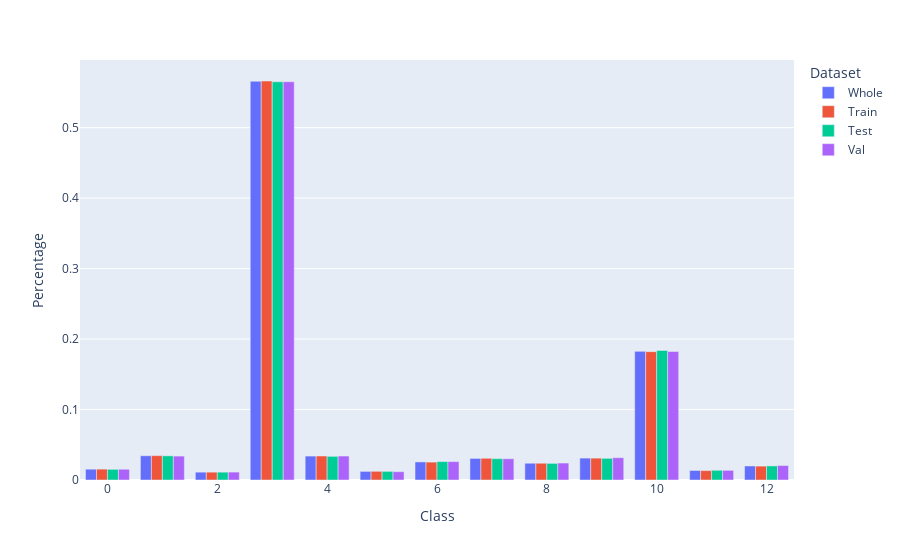

The notebook cell saved with this chart:
### Code cell
plot_split_stratification(dataset, train_subset, test_subset, val_subset)

### Figure 1 — Plotly figure (JSON) as saved in the notebook; plotly's stock layout.template omitted (floating-point values rounded to 4 significant figures)
{"data": [{"alignmentgroup": "True", "hovertemplate": "Dataset=Whole<br>Class=%{x}<br>Percentage=%{y}<extra></extra>", "legendgroup": "Whole", "marker": {"color": "#636efa", "pattern": {"shape": ""}}, "name": "Whole", "offsetgroup": "Whole", "orientation": "v", "showlegend": true, "textposition": "auto", "type": "bar", "x": [0, 1, 2, 3, 4, 5, 6, 7, 8, 9, 10, 11, 12], "xaxis": "x", "y": [0.01534, 0.03442, 0.01113, 0.5659, 0.03395, 0.01224, 0.02565, 0.03062, 0.0238, 0.03108, 0.1826, 0.01349, 0.01989], "yaxis": "y"}, {"alignmentgroup": "True", "hovertemplate": "Dataset=Train<br>Class=%{x}<br>Percentage=%{y}<extra></extra>", "legendgroup": "Train", "marker": {"color": "#EF553B", "pattern": {"shape": ""}}, "name": "Train", "offsetgroup": "Train", "orientation": "v", "showlegend": true, "textposition": "auto", "type": "bar", "x": [0, 1, 2, 3, 4, 5, 6, 7, 8, 9, 10, 11, 12], "xaxis": "x", "y": [0.01542, 0.03458, 0.01111, 0.5662, 0.03405, 0.01234, 0.02539, 0.03084, 0.02381, 0.03104, 0.1822, 0.01334, 0.01969], "yaxis": "y"}, {"alignmentgroup": "True", "hovertemplate": "Dataset=Test<br>Class=%{x}<br>Percentage=%{y}<extra></extra>", "legendgroup": "Test", "marker": {"color": "#00cc96", "pattern": {"shape": ""}}, "name": "Test", "offsetgroup": "Test", "orientation": "v", "showlegend": true, "textposition": "auto", "type": "bar", "x": [0, 1, 2, 3, 4, 5, 6, 7, 8, 9, 10, 11, 12], "xaxis": "x", "y": [0.01514, 0.0343, 0.01113, 0.5652, 0.03359, 0.01226, 0.02611, 0.03029, 0.02357, 0.03074, 0.1839, 0.01382, 0.01999], "yaxis": "y"}, {"alignmentgroup": "True", "hovertemplate": "Dataset=Val<br>Class=%{x}<br>Percentage=%{y}<extra></extra>", "legendgroup": "Val", "marker": {"color": "#ab63fa", "pattern": {"shape": ""}}, "name": "Val", "offsetgroup": "Val", "orientation": "v", "showlegend": true, "textposition": "auto", "type": "bar", "x": [0, 1, 2, 3, 4, 5, 6, 7, 8, 9, 10, 11, 12], "xaxis": "x", "y": [0.01524, 0.03391, 0.01122, 0.5652, 0.034, 0.01179, 0.02609, 0.03016, 0.02405, 0.03165, 0.1824, 0.01369, 0.02058], "yaxis": "y"}], "layout": {"barmode": "group", "legend": {"title": {"text": "Dataset"}, "tracegroupgap": 0}, "margin": {"t": 60}, "xaxis": {"anchor": "y", "domain": [0, 1], "title": {"text": "Class"}}, "yaxis": {"anchor": "x", "domain": [0, 1], "title": {"text": "Percentage"}}}}
